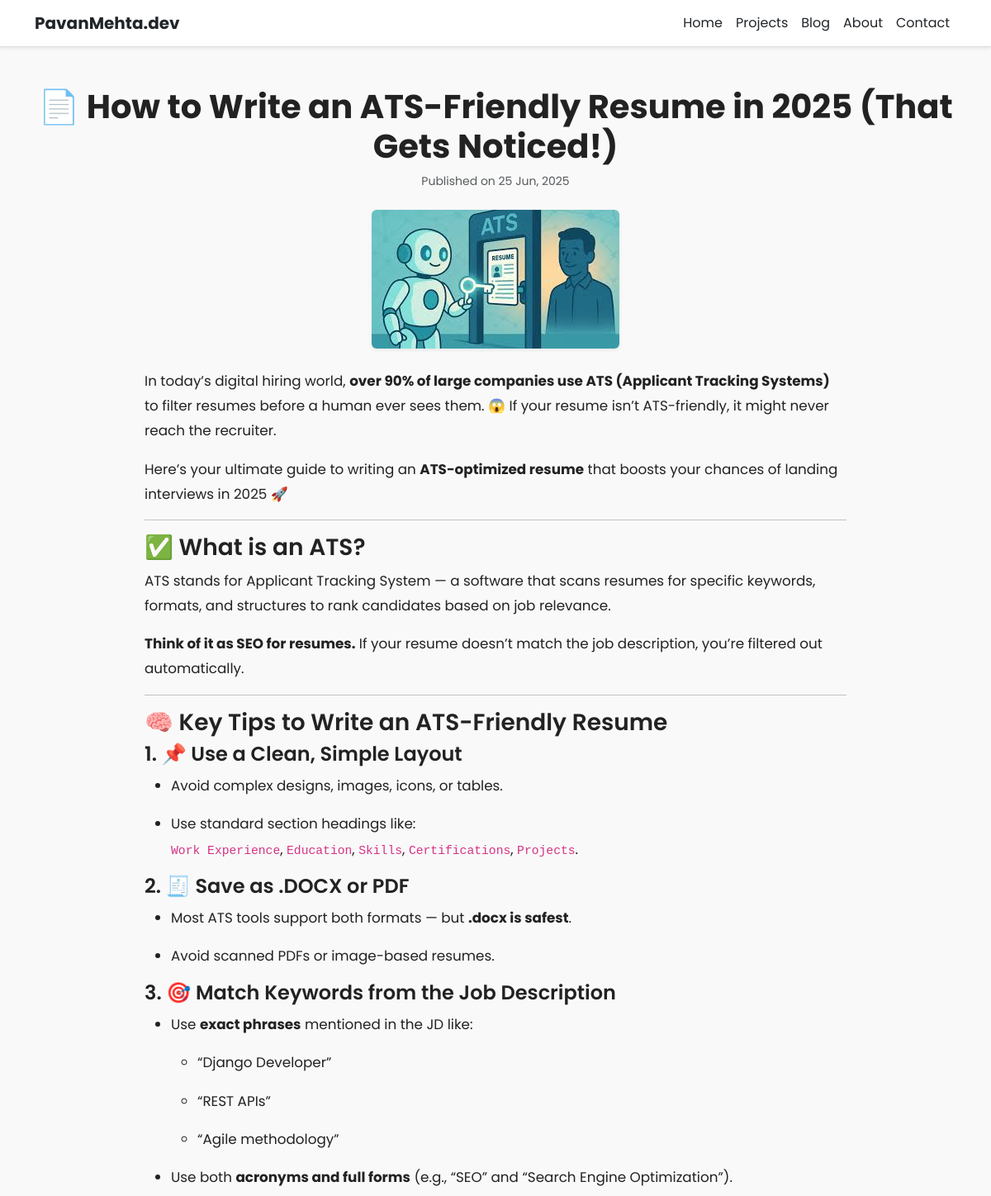
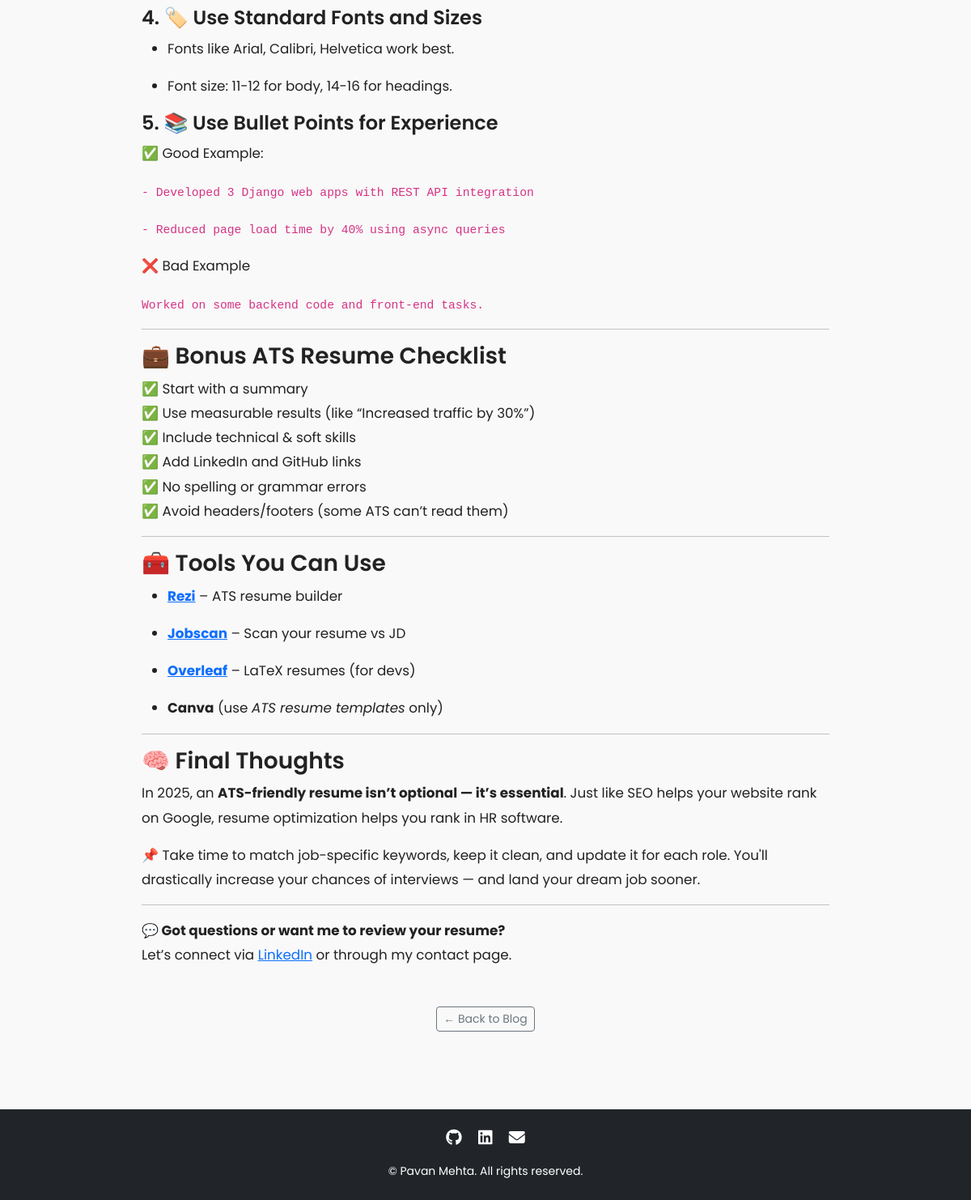
The page /blog/ats-friendly-resume-2025/ on the database its author committed (2 pictures, top to bottom).
### main/models.py (models this page shows, shortened)
class Blog(models.Model):
    title = models.CharField(max_length=200)
    slug = models.SlugField(unique=True)
    content = RichTextField()
    cover_image = models.ImageField(upload_to='blog_images/', blank=True, null=True)
    created_at = models.DateTimeField(auto_now_add=True)
    class Meta:
        ordering = ['-created_at']

### main/views.py (the view)
# urls.py: path('blog/<slug:slug>/', views.blog_detail, name='blog_detail'),
def blog_detail(request, slug):
    blog = get_object_or_404(Blog, slug=slug)
    return render(request, 'main/blog_detail.html', {'blog': blog})

### main/templates/main/blog_detail.html (shortened to what this page needs)
{% extends "main/base.html" %}
{% load static %}
{% load custom_tags %}
{% block content %}
<section class="container py-5" data-aos="fade-up">
  <div class="text-center mb-4">
    <h1 class="fw-bold">{{ blog.title }}</h1>
    <p class="text-muted small">Published on {{ blog.created_at|date:"d M, Y" }}</p>
  </div>
  {% if blog.cover_image %}
    <div class="text-center mb-4">
      <img src="{{ blog.cover_image.url }}" class="img-fluid rounded shadow-sm" alt="{{ blog.title }}" style="max-height: 450px; object-fit: cover;">
    </div>
  {% endif %}
  <article class="mx-auto" style="max-width: 850px; line-height: 1.8; font-size: 1.05rem;">
    {{ blog.content|safe }}
  </article>
  <div class="text-center mt-5">
    <a href="{% url 'blog_list' %}" class="btn btn-outline-secondary btn-sm">
      ← Back to Blog
    </a>
  </div>
</section>
{% endblock %}

### main/static/style.css (style rules this page uses)
body { font-family: 'Poppins', sans-serif; background-color: #f9f9f9; color: #222; scroll-behavior: smooth; }
h1, h2, h3, h4, h5 { font-weight: 600; }
section { padding-top: 60px; padding-bottom: 60px; }

### rows shown on the page
Blog: title "📄 How to Write an ATS-Friendly Resume in 2025 (That Gets Noticed!)", created_at "25 Jun, 2025", cover_image (picture), content "In today’s digital hiring world, over 90% of large companies use ATS (Applicant Tracking Systems) to filter resumes before a human ever sees them. 😱 If your resume isn’t ATS-friendly, it might never reach the recruiter. Here’s your ultimate guide to writing an ATS-optimized resume that boosts your chances of landing interviews in 2025 🚀 ✅ What is an ATS? ATS stands for Applicant Tracking System — a software that scans resumes for specific keywords, formats, and structures to rank candidates based on job relevance. Think of it as SEO for resumes. If your resume doesn’t match the job description, you’re filtered out automatically. 🧠 Key Tips to Write an ATS-Friendly Resume 1. 📌 Use a Clean,…"
